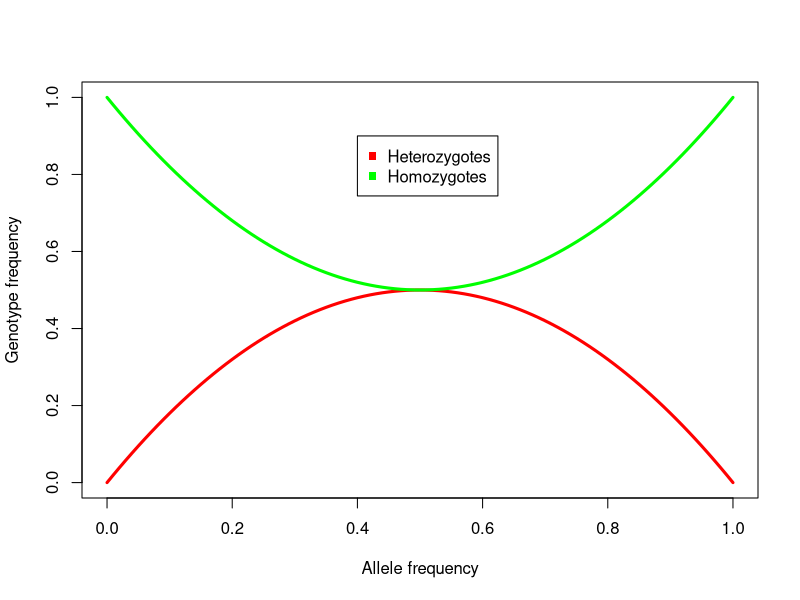
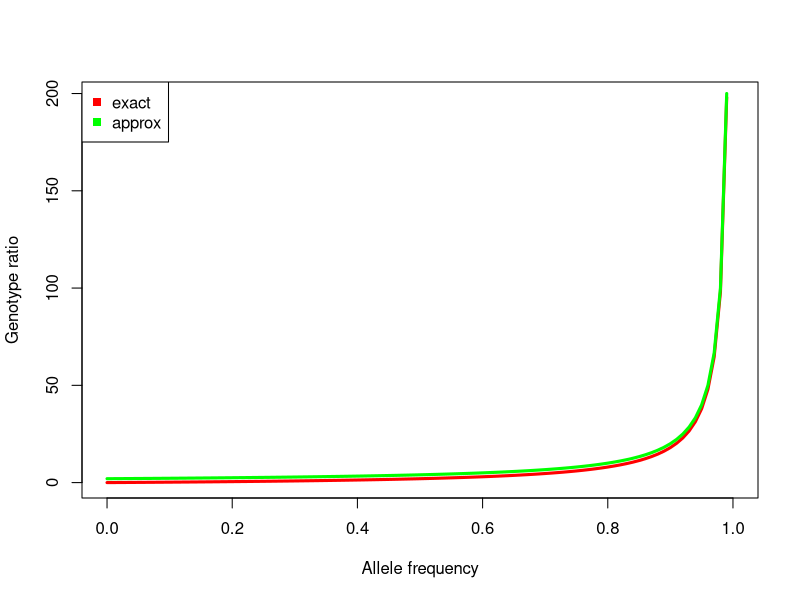
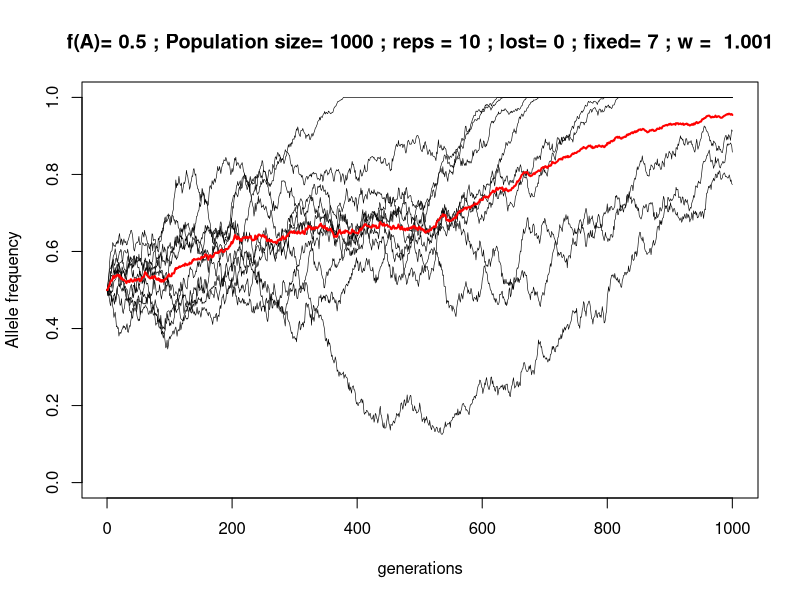
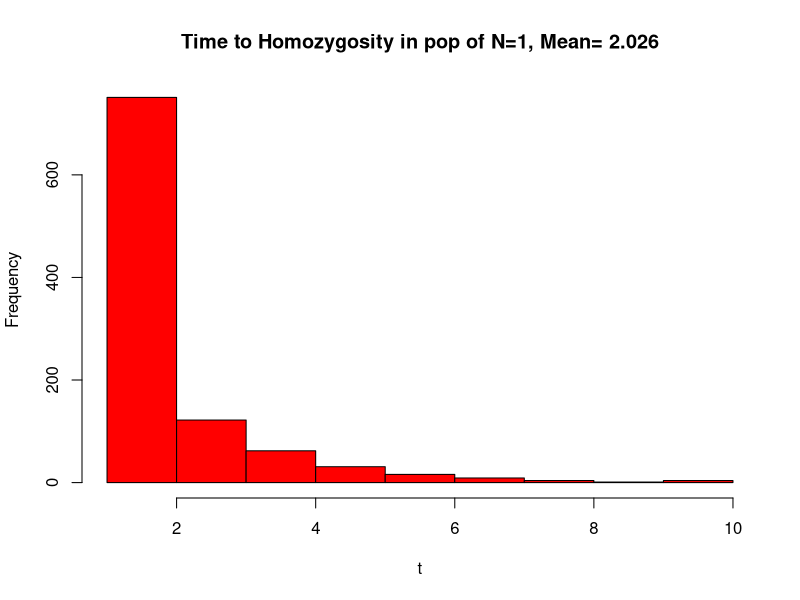
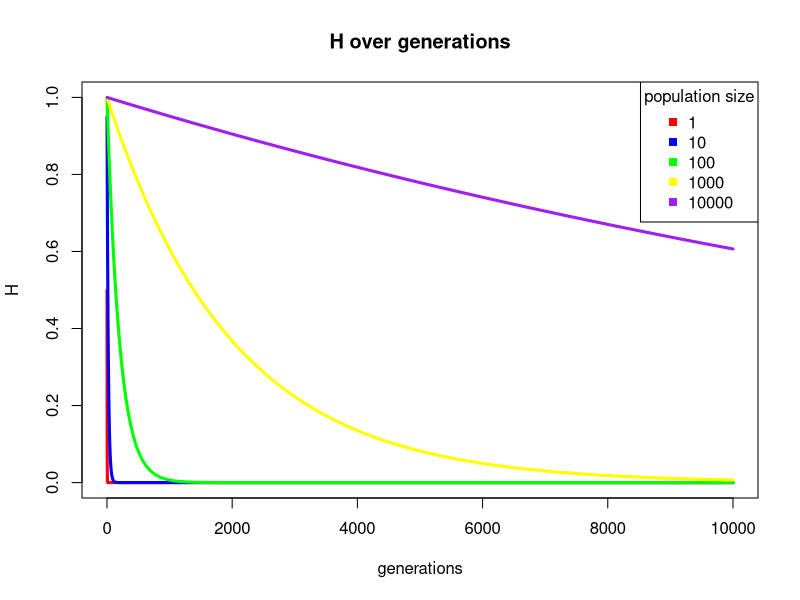
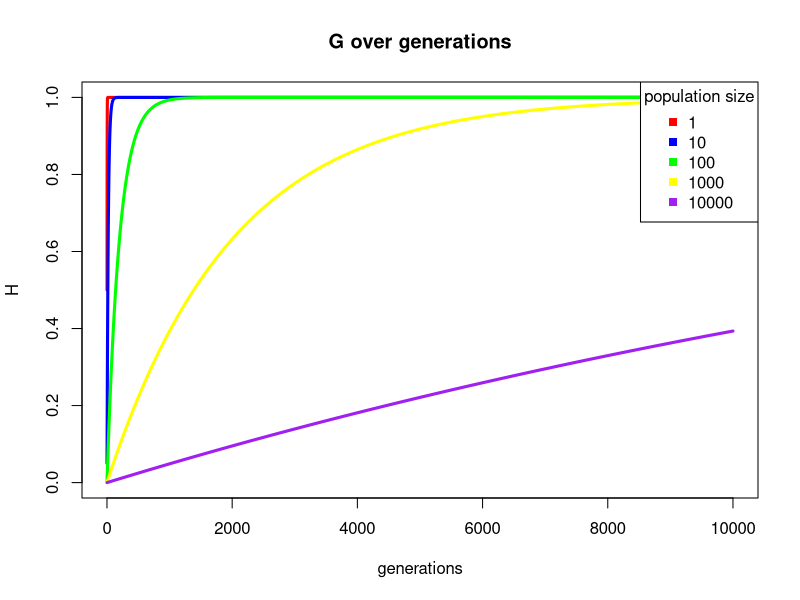
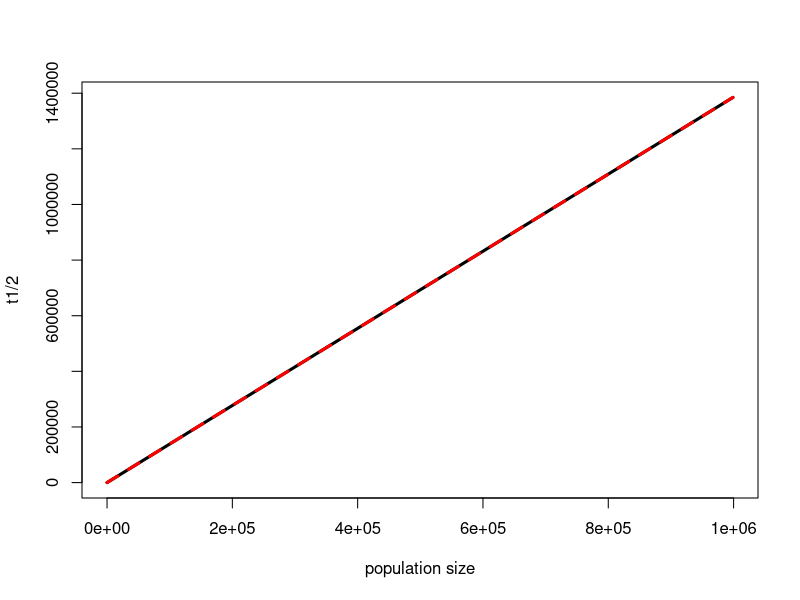
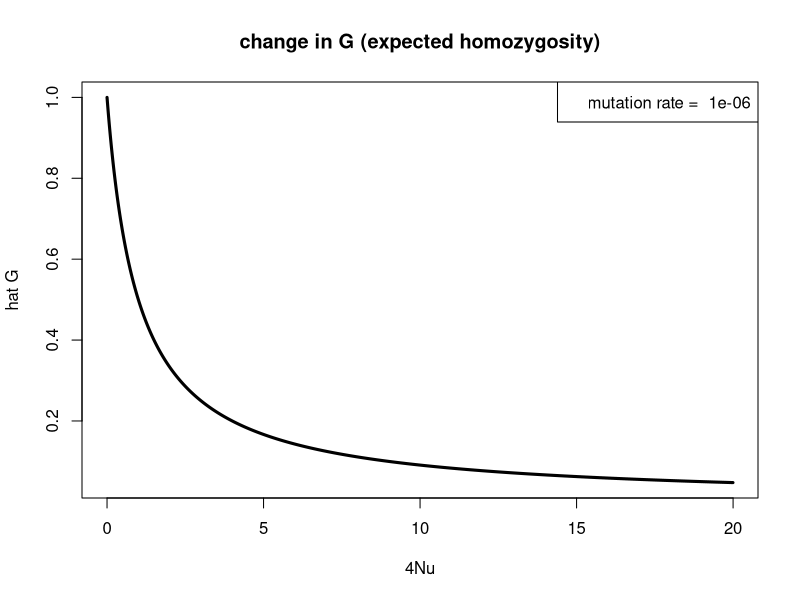

These figures' R source, in order:
## ---- chunk 1
#first make a sequence of frequencies from 0 to 1
freqs<-seq(0,1,by=0.01)
#create some empty variables to fill
Het<-NULL
Hom<-NULL
#now for each of these frequencies of p calculate the proportion of hetero and homozygotes
for ( p in freqs ) {
#given the frequency of p, calculate g
q<-1-p
#calc the frequency of hetero
fHet<-2*p*q
#ditto for Homo
fHom<-p^2+q^2
#attribute those values to the appropriate vector
Het<-c(Het,fHet)
Hom<-c(Hom,fHom)
}#
## ---- chunk 2
plot(freqs,freqs, type = "n", xlab="Allele frequency", ylab = "Genotype frequency")
lines(freqs,Het , col = "red",lwd=3)
lines(freqs,Hom ,  col = "green",lwd=3)
legend(0.4,0.9,legend=c("Heterozygotes","Homozygotes"), col = c("red","green"), pch = 15)
## ---- chunk 3
#first make a sequence of frequencies from 0 to 1
freqs<-seq(0,1,by=0.01)
#create some empty variables to fill
exact<-NULL
approx<-NULL
#now for each of these frequencies of p calculate the proportion of hetero and homozygotes
for ( p in freqs ) {
#given the frequency of p, calculate g
q<-1-p
#calc the ratio of hetero/Homo, for exact and for approx formulae
ratio<-(2*p)/q
approxRatio<-2/q
#attribute those values to the appropriate vector
exact<-c(exact,ratio)
approx<-c(approx,approxRatio)
}#
## ---- chunk 4
plot(freqs,exact, type = "n", xlab="Allele frequency", ylab = "Genotype ratio")
lines(freqs,exact , col = "red",lwd=3)
lines(freqs,approx ,  col = "green",lwd=3)
legend("topleft",legend=c("exact","approx"), col = c("red","green"), pch = 15)
## ---- chunk 5
#the frequency of each allele
S<-(( 141 * 2 ) + 111 + 32)/(2*332)
F<-(( 28 * 2 ) + 111 + 15)/(2*332)
I<-((5 * 2 ) + 32 + 15)/(2*332)
#then generate the table of data
genoData<-data.frame("Geno"=c("SS","SF","FF","SI","FI","II"), "counts"=c(141,111,28,32,15,5),"expected"=c((S^2)*332,(2*S*F)*332,(F^2)*332,(2*S*I)*332,(2*F*I)*332,(I^2)*332), "expFreq"=c((S^2)*332,(2*S*F)*332,(F^2)*332,(2*S*I)*332,(2*F*I)*332,(I^2)*332)/332)
genoData
#perform a chi sq test
test<-chisq.test(genoData$counts,p=genoData$expFreq)
test

## ---- chunk 6
#a simple function to mimic genetic drift.
drift<-function(N=20,p=0.5,gen=20,reps=10, w=1) {
  #set up a matrix to fill
	m<-matrix(nrow = gen, ncol = reps, byrow = T)
	#for each rep
	for ( j in 1:reps ) {
		p1<-p
		#for each generation
		for ( i in 1:gen) {
			A<-rbinom(1,size=2*N,p1)
			p1<-A/(2*N)
			p1<-p1*w
			if ( p1 > 1) {p1=1}
			m[i,j]<-p1
		}#
	}#for
	#for each column find if it's fixed or lost
	lost<-do.call(pmin, lapply(1:nrow(m), function(i)m[i,]))
	fixed<-do.call(pmax, lapply(1:nrow(m), function(i)m[i,]))
	lost<-length(lost[lost==0])
	fixed<-length(fixed[fixed==1])
	xscale<-seq(0,dim(m)[1])
	m<-rbind(rep(p,dim(m)[2]),m)
	pl<-plot(xscale,m[,1], ylim = c(0,1), type = "n", ylab = "Allele frequency",
		xlab="generations", main = paste("f(A)=",p ,"; Population size=",N ,"; reps =", reps, "; lost=", lost, "; fixed=" , fixed, "; w = ", w), xlim =c(0,dim(m)[1]))
	pl<-matlines(xscale, m, col = "black", lty = 1, lwd = 0.6)
	ave<-rowMeans(m)
	pl<-lines(xscale, ave , col = "red", lwd = 2)
	z<-list("matrix"=m,
	"plot"=pl, "mean"=ave)
	return(z)
}#drift

test<-drift(reps = 10, p =0.5, gen=1000, N=1000, w= 1.001)

## ---- chunk 7
t<-NULL
fA<-0.5
for ( i in 1:1000) {
  #find the number of failures before success
  x<-rgeom(n=1, prob= fA)
  #so the first success is x+1, success being a homozygote
  x<-x+1
  t<-c(t,x)
}
hist(t, col= "red", main = paste("Time to Homozygosity in pop of N=1, Mean=", summary(t)[[4]]))
summary(t)
## ---- chunk 8

gen<-10000
Ns<-c(1,10,100,1000,10000)
Htotal<-NULL
Ht<-NULL
for ( N in Ns) {
  #for each of the population sizes generate a vector of data
  H0<-1
  Hseries<-NULL
  for ( i in 1:gen ) {
    Ht<-H0*(1 - (1/(2*N)) )
    #add Ht to a vector
    Hseries<-c(Hseries,Ht)
    H0<-Ht
  }
  Htotal<-cbind(Htotal,Hseries)
}#for


cols<-c("red","blue","green","yellow","purple")
plot(rep(1:gen,5),Htotal, main="H over generations", type="n", ylab = "H", xlab="generations")
for ( i in 1:length(Ns)) {
  cols[i]
lines(1:gen,Htotal[,i], col=cols[i], lwd = 3)
}#for
legend("topright", legend = Ns, col=c("red","blue","green","yellow","purple"), pch =15, title="population size"  )
## ---- chunk 9
Gtotal<-1-Htotal
main="G over generations"
plot(rep(1:gen,5),Gtotal, main=main, type="n", ylab = "H", xlab="generations")
for ( i in 1:length(Ns)) {
  cols[i]
lines(1:gen,Gtotal[,i], col=cols[i], lwd = 3)
}#for
legend("topright", legend = Ns, col=c("red","blue","green","yellow","purple"), pch =15, title="population size"  )
## ---- chunk 10
#for population sizes
seqs<-seq(from=1,to=1000000, by=1000)
#create some empty variables
tActual<-NULL
tApprox<-NULL
for ( N in seqs ) {
  #the actual equation
  t<- -log(2) / log( 1- 1/(2*N) )
  tActual<-c(tActual,t)
  #the approximate equation
  tApp<- 2*N * log(2)
  tApprox<-c(tApprox,tApp)
}#for

plot(seqs,tApprox, type = "n", ylab = "t1/2", xlab = "population size")
lines(seqs,tActual, lwd= 3 , lty = "solid")
lines(seqs,tApprox, lwd= 3 , lty = "dashed", col = "red")
max(tActual)
## ---- chunk 11

#make a series of 4Nμ values assuming a static μ of 10^-6 and a population sizes between 10 .. 500,000.
popSize<-seq(from=10, to=5000000, by = 1000)
u<-1*10^-6
#make some emty vectors
GG<-NULL
Nu<-NULL
for ( size in popSize) {
  G<- 1 / (1+(4*size*u))
  GG<-c(GG,G)
  Nu<-c(Nu, 4*size*u)
}#for

plot(Nu,GG,type = "n", xlab="4Nu", ylab="hat G", main="change in G (expected homozygosity)")
lines(Nu,GG, lwd=3)
legend("topright",legend=paste("mutation rate = ", u))

## ---- chunk 12
varH<-seq(from=0,to=1, by =0.01)
N<-10000
u<-1*10^-4
ddrift<-NULL
for ( H in varH ) {
  drift<- -(1/(2*N))*H
  ddrift<-c(ddrift,drift)
}#for
plot(varH,abs(ddrift),main="loss due to drift", xlab="value of current heterozygosity", ylab="loss dues to drift", type= "n")
lines(varH,abs(ddrift), lwd= 3, col = "blue")
## ---- chunk 13
mmut<-NULL
for ( H in varH ) {
  mut<-2*u*(1-H)
  mmut<-c(mmut,mut)
}#for
plot(varH,abs(mmut),main="gain due to mutation", xlab="value of current heterozygosity", ylab="loss dues to drift", type= "n")
lines(varH,abs(mmut), lwd= 3, col = "red")
## ---- chunk 14

plot(rep(varH,2),c(mmut,abs(ddrift)),main="change in genetic varaition with drift and mutation",
     xlab="current hetrozygosity", ylab="absolute change in H" ,type = "n")

lines(varH,mmut, lwd= 3, col = "red")
lines(varH,abs(ddrift), lwd= 3, col = "blue")

legend("top",legend = c("loss due to drift", "gain due to mutation"), pch = 15, col=c("blue","red"))
## ---- chunk 15
plot(varH,(mmut+ddrift),main="change in genetic varaition with drift and mutation",
     xlab="current hetrozygosity", ylab="absolute change in H" ,type = "n")
lines(varH,mmut+ddrift,lwd=3,col="darkgreen")
abline(0,0)

